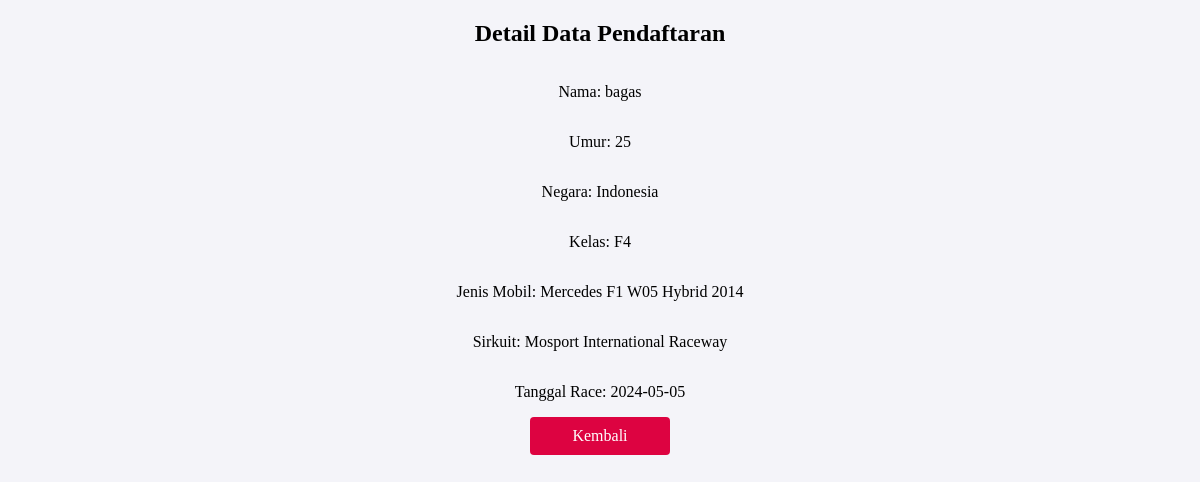
Screenshot of /php/read.php?id=35 (signed in) with the database file from the repository.
### tables this page shows
CREATE TABLE `race_registration` (
  `id` int(11) NOT NULL,
  `user_id` int(11) NOT NULL,
  `name` varchar(50) NOT NULL,
  `country` varchar(50) NOT NULL,
  `class` enum('F1','F2','F3','F4') NOT NULL,
  `car_type` varchar(50) NOT NULL,
  `circuit` varchar(100) NOT NULL,
  `race_date` date NOT NULL,
  `age` int(11) NOT NULL
);

### php/race_manager.php (called while the page is built, shortened)
<?php
class RaceManager {
    private $db;
    public function __construct($conn) {
        $this->db = $conn;
    }
    public function getRaceDetails($id) {
        $query = "SELECT * FROM race_registration WHERE id = ?";
        $stmt = $this->db->prepare($query);
        $stmt->bind_param('i', $id);
        $stmt->execute();
        $result = $stmt->get_result();
        if ($result->num_rows > 0) {
            return $result->fetch_assoc();
        } else {
            return null;
        }
    }
}
?>

### php/read.php (the view, shortened to what this page needs)
<?php
include 'race_manager.php';
$id = $_GET['id'];
$db = (new Database())->connect();
$raceManager = new RaceManager($db);
$data = $raceManager->getRaceDetails($id);
?>
<!DOCTYPE html>
<html>
<head>
    <link rel="stylesheet" href="../styles.css">
</head>
<body>
    <h2>Detail Data Pendaftaran</h2>
    <p>Nama: <?php echo htmlspecialchars($data['name']); ?></p>
    <p>Umur: <?php echo htmlspecialchars($data['age']); ?></p>
    <p>Negara: <?php echo htmlspecialchars($data['country']); ?></p>
    <p>Kelas: <?php echo htmlspecialchars($data['class']); ?></p>
    <p>Jenis Mobil: <?php echo htmlspecialchars($data['car_type']); ?></p>
    <p>Sirkuit: <?php echo htmlspecialchars($data['circuit']); ?></p>
    <p>Tanggal Race: <?php echo htmlspecialchars($data['race_date']); ?></p>
    <a href="dashboard.php" class="button-back-read">Kembali</a>
</body>
</html>

### styles.css (style rules this page uses)
body { font-family: Libre Franklin; margin: 0; padding: 0; background-color: #f4f4f9; display: flex; justify-content: start; align-items: center; height: 100vh; flex-direction: column; }
.button-back-read { background-color: #DD0341; color: white; padding: 10px 20px; border: none; border-radius: 4px; cursor: pointer; font-size: 16px; font-weight: 500; text-decoration: none; text-align: center; width: 100px; max-width: 400px; }

### rows the page displays
race_registration: name "bagas", age "25", country "Indonesia", class "F4", car_type "Mercedes F1 W05 Hybrid 2014", circuit "Mosport International Raceway", race_date "2024-05-05"
